Frame 1 (no input): blank canvas, image omitted
Frame 60 (the mouse pressed at the canvas centre just before this capture): blank canvas, image omitted
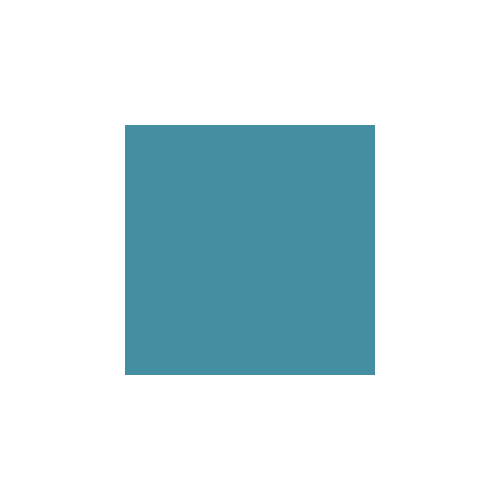
Frame 120 (the mouse held since frame 60 and released just before this capture)

The Processing sketch whose frames 1 and 60 were blank and that drew this single picture after the mouse press (run headless with seeded random() and noise(); from frame 60 on, the mouse is pressed at the canvas centre):

// Processing sketch: processing_36769
// ── processing_36769.pde


//iniciar variaveis da cor uma vermelho, 
//uma para o verde e outra para o azul
float corR;
float corG;
float corB;

void setup(){
size(500,500);// este comando define a janela 
smooth();// graficos com anti-alissing

//desenhar a eliipse e quadrado a partir do centro
ellipseMode(CENTER);
rectMode(CENTER);

background(255);//cor fundo
}

void draw(){

      //atribuir valores random as variaveis de cor
   corR=random(255);
   corG=random(255);
   corB=random(255);
   float opacidade=random(100,255);
  
  
  
  
  /* condiçao que diz se o rato for presionadoa,
  desenha um quadrado onde o tamanho do quadradoe é igual 
  á difença entre a posiçao inicia do cursor e a posiçao actual 
  e as core ficam mais frias,
      
  "se nao", se nao for presionado a rato 
  desenha uma ellipse onde o tamanho da ellipse é igual 
  á difença entre a posiçao inicial do cursor e a posiçao actual */
  
  if (mousePressed == true ) {
    
 fill(0,corG,corB,opacidade);
  noStroke();
  rect(mouseX,mouseY,abs(mouseX-pmouseY),abs(mouseY-pmouseX));
} else {
   
  fill(corR,corG,0,opacidade);
  noStroke();
  ellipse(mouseX,mouseY,abs(mouseX-pmouseY),abs(mouseY-pmouseX));
}
} 

void keyPressed(){
 

 //condiçao, se premir a tecla "espaço" salva o frame numa imagem .jpg
  // e redesenha o background branco, 
  //subrepondo-se at tudo o que ja estava desenhado

        if (key == ' ')
        {    
      
         background(255);         
        }
     
 }
